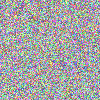
Frame 1 (no input)
Frame 60 (the mouse pressed at the canvas centre just before this capture): identical to frame 1, image omitted
Frame 120 (the mouse held since frame 60 and released just before this capture): identical to frame 1, image omitted

The Processing sketch that drew this single still picture (run headless with seeded random() and noise(); from frame 60 on, the mouse is pressed at the canvas centre):

// Processing sketch: RandomImage
// ── RandomImage.pde
int x = 150; // Change this value to set the size of the image (x by x)

void setup() {
  size(100, 100);
  background(255); // Set the background to white
  
  // Generate random colors for each pixel
  for (int i = 0; i < x; i++) {
    for (int j = 0; j < x; j++) {
      int r = (int) random(256);
      int g = (int) random(256);
      int b = (int) random(256);
      stroke(r, g, b);
      point(i, j);
    }
  }
  save("test.png");
}

void draw() {
  // This function is intentionally left empty.
}
